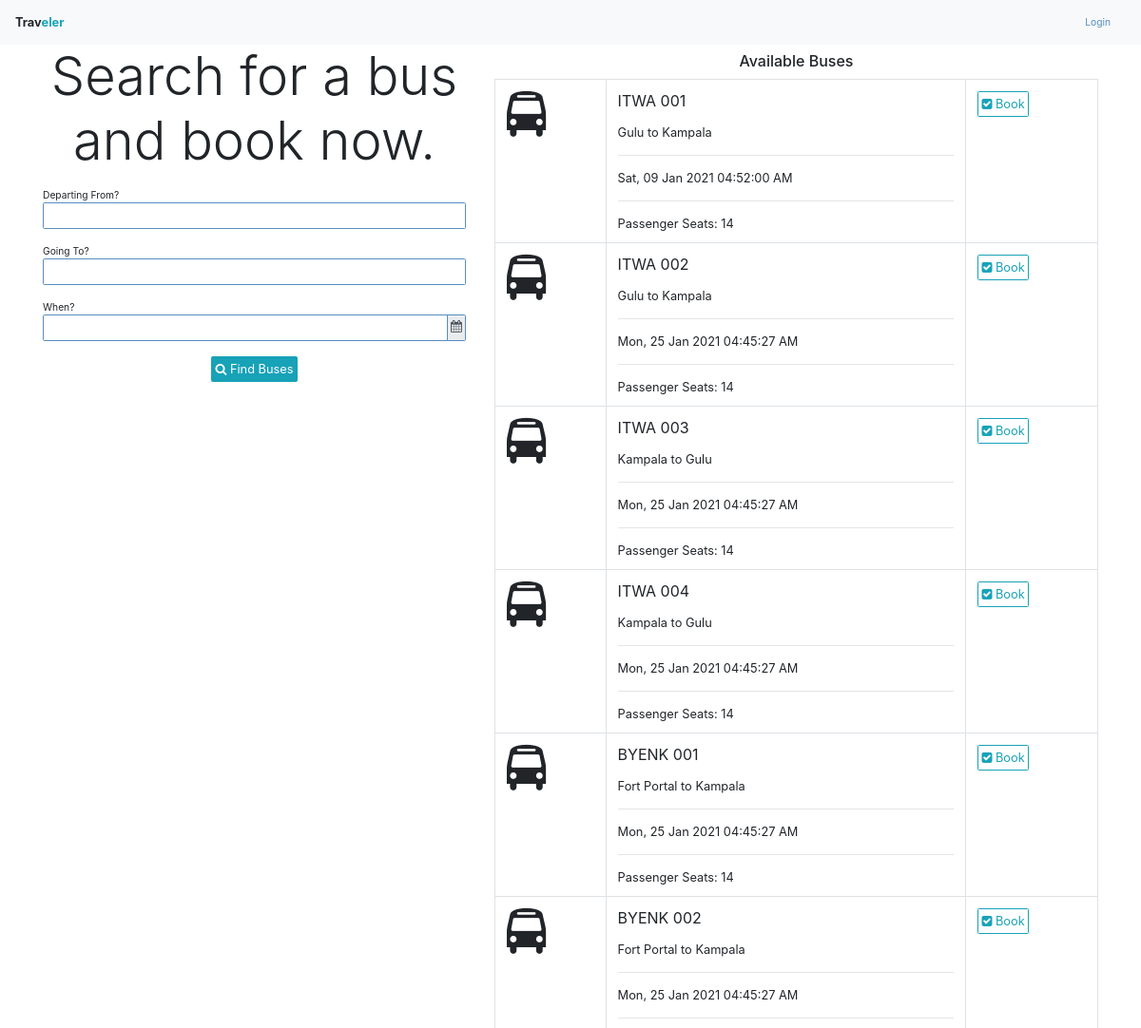
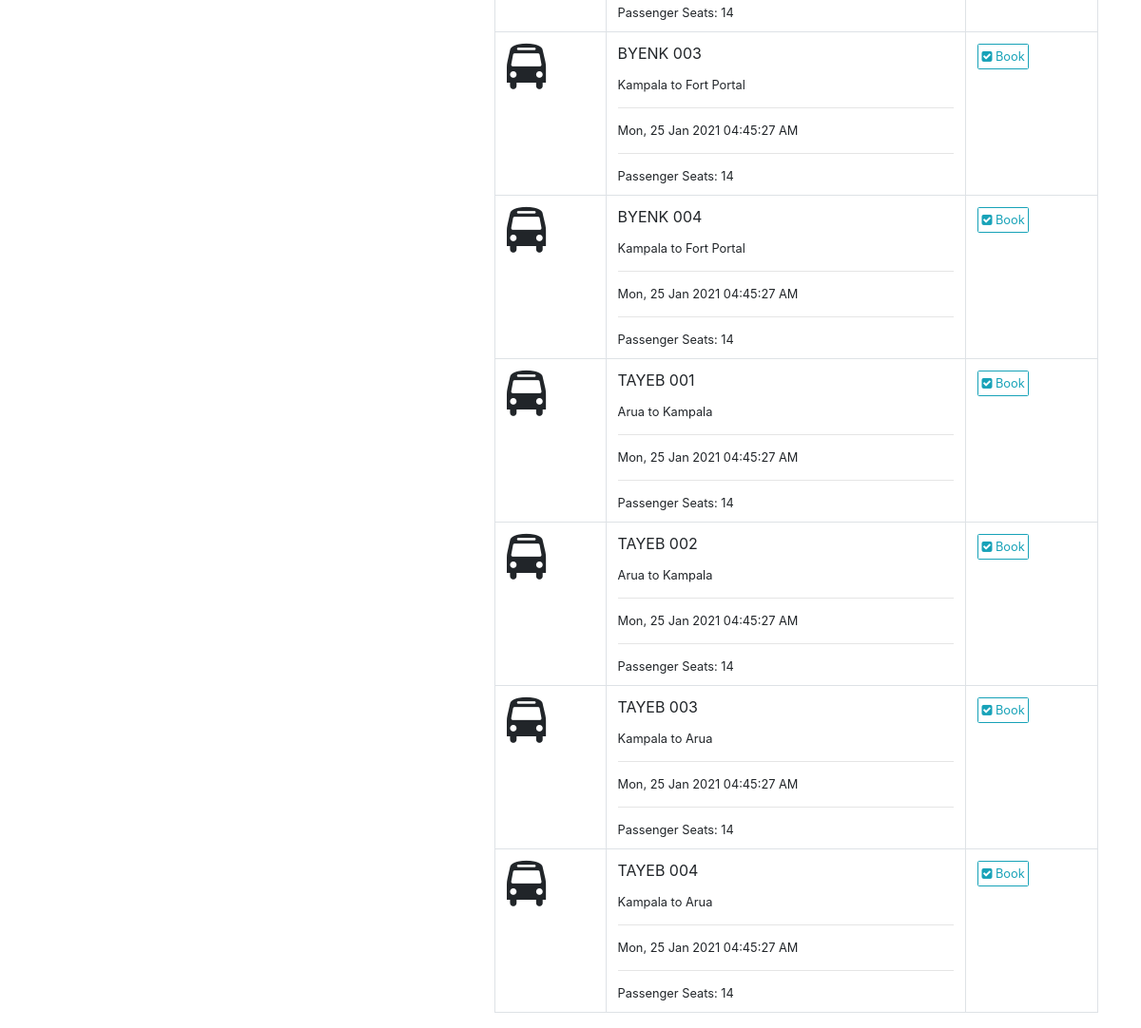
The page /bus/search on the database as committed earlier (2 pictures, top to bottom).
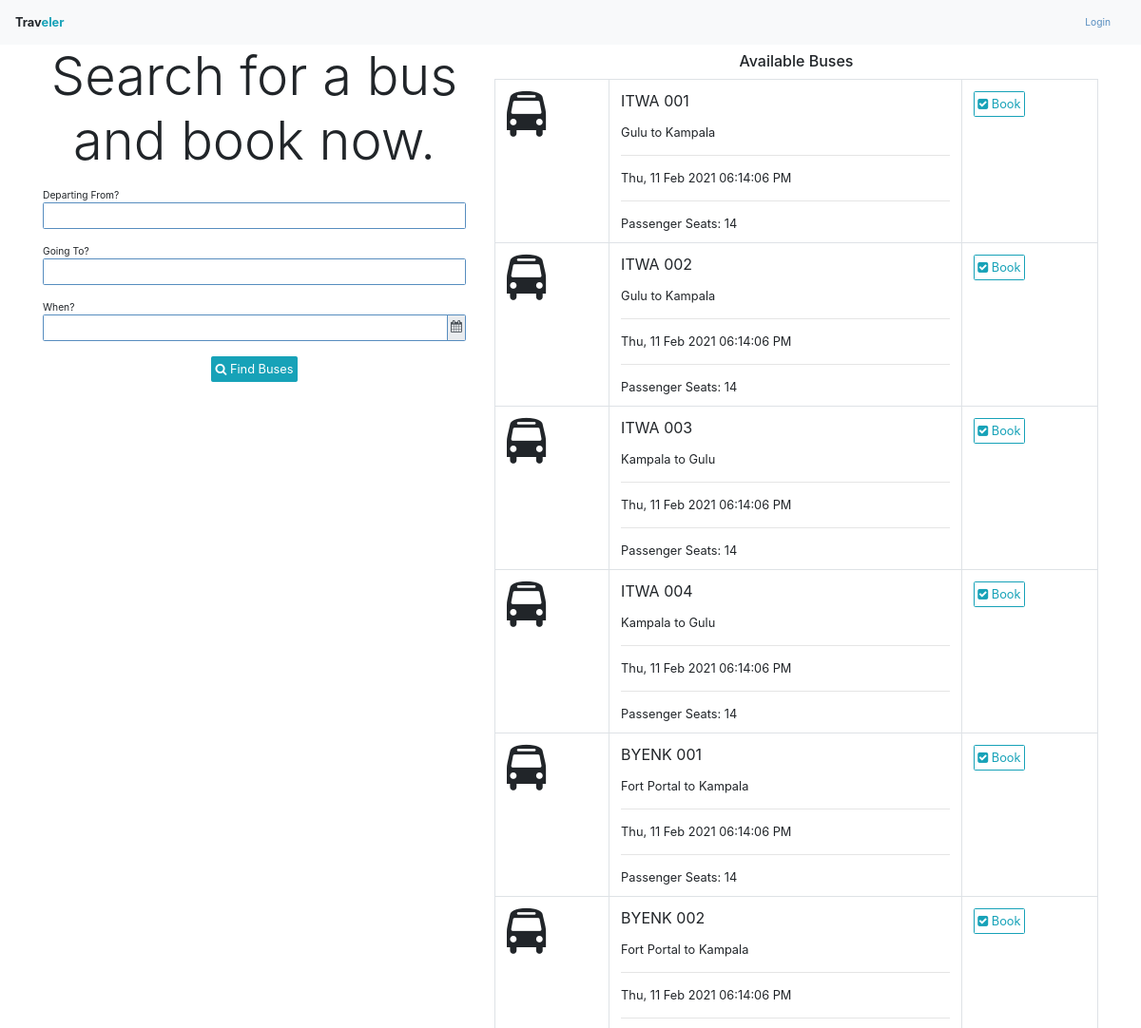
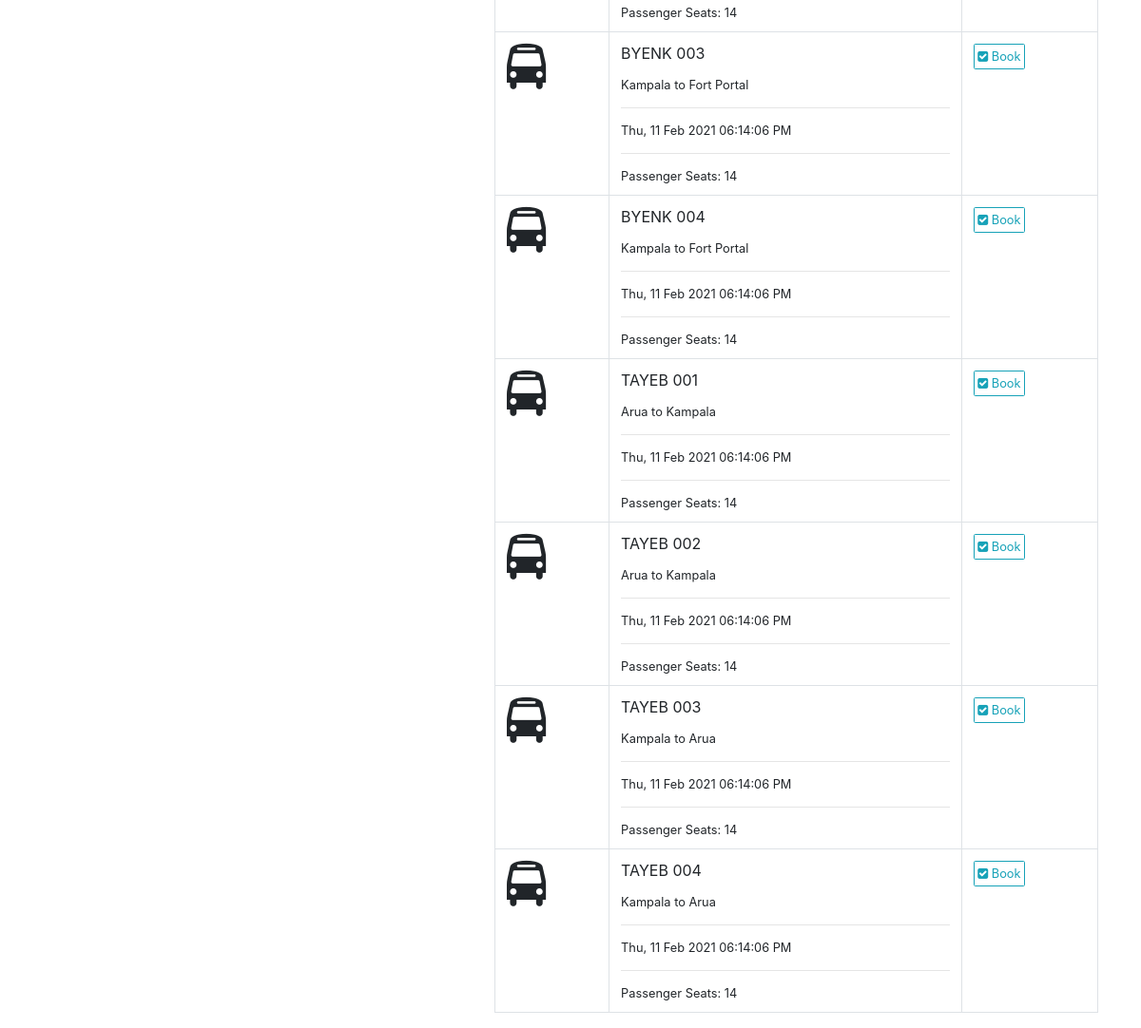
The same page on the database as committed later (2 pictures, top to bottom).
### app/models/models.py (models this page shows, shortened)
class Bus(db.Model):
    id = db.Column(db.Integer, primary_key=True)
    number = db.Column(db.String(16))
    columns = db.Column(db.Integer)
    rows = db.Column(db.Integer)
    broadcast = db.Column(db.Boolean)
    departure_time = db.Column(db.DateTime)
    schedule_cancelled_reason = db.Column(db.String(1024))
    booking_deadline = db.Column(db.DateTime)
    free_bus_time = db.Column(db.DateTime)
    branch_id = db.Column(db.Integer, db.ForeignKey("branch.id"))
    company_id = db.Column(db.Integer, db.ForeignKey("company.id"))
    status_id = db.Column(db.Integer, db.ForeignKey("status.id"))
    journey_id = db.Column(db.Integer, db.ForeignKey("journey.id"))
    grids = db.relationship("Grid", backref="bus", cascade="delete", lazy="dynamic")
    bookings = db.relationship("Booking", backref="bus")
    payments = db.relationship("Payment", backref="bus")
    def seats(self):
        return list(filter(lambda grid:grid.grid_type==1, self.grids))

class Journey(db.Model):
    id = db.Column(db.Integer, primary_key=True)
    from_ = db.Column(db.String(64))
    to = db.Column(db.String(64))
    distance = db.Column(db.Float)
    duration = db.Column(db.Float)
    branch_id = db.Column(db.Integer, db.ForeignKey("branch.id"))
    buses = db.relationship("Bus", backref="journey")
    pickups = db.relationship("Pickup", backref="journey")
    pricings = db.relationship("Pricing", backref="journey")
    payments = db.relationship("Payment", backref="journey")
    def __str__(self):
        return f"{self.from_} to {self.to}"

### app/WEB/views/bus.py (the view)
@bus_bp.route("/search", methods=["GET"])
def search_buses():
	search_buses_form = SearchBusesForm(request.args)
	from_ = None
	to = None
	departure_time = None
	if search_buses_form.validate():
		data = search_buses_form.data
		from_ = data.get("from_")
		to = data.get("to")
		departure_time = data.get("departure_time")
	buses = find_buses(from_=from_, to=to, departure_time=departure_time)
	if departure_time:
		search_buses_form.departure_time.data = departure_time.strftime(app.config.get("TIME_FORMAT"))
	template = "index/search-buses-results.html"
	if current_user.is_authenticated:
		template = "bus/passenger-buses.html"
	return render_template(template, buses=buses, search_buses_form=search_buses_form)

### app/WEB/forms/bus.py (shortened to what this page needs)
class SearchBusesForm(FlaskForm):
	UTC_offset = StringField(widget=HiddenInput())
	from_ = StringField("Departing From?", validators=[])
	to = StringField("Going To?", validators=[])
	departure_time = StringField("When?", validators=[])
	submit = SubmitField('Find Bus')
	def __init__(self, *args, **kwargs):
		super().__init__(*args, **kwargs)
		self.datetime_format = app.config.get("TIME_FORMAT")
	def validate_departure_time(form, field):
		departure_time = field.data

### app/WEB/context_processors.py (called while the page is built)
@app.context_processor
def application():
	return  {
		"HOST": app.config.get("HOST_ADDRESS")
	}

@app.context_processor
def company():
	context = dict()
	if current_user.is_authenticated:
		context["profile"] = current_user.profile
		branch = current_user.profile.branch
		if branch:
			context["branch"] = branch
			context["company"] = branch.company
	return context

### app/WEB/template_filters.py (called while the page is built)
def datetimeformat(value, format='%H:%M / %d-%m-%Y'):
	if isinstance(value, datetime):
		return value.strftime(format)

### app/helpers/datetimes.py (called while the page is built)
def now():
	return datetime.datetime.now().astimezone(timezone)

### app/templates/index/search-buses-results.html
{% extends 'index/home-base.html' %}
{% block content %}
<div class="container">
	<div class="row">
		<div class="col-md-5">
			{% include 'index/search-buses-form.html' %}
		</div>
		<div class="col-md-7">
			{% include 'index/available-buses.html' %}
		</div>
	</div>
</div>
{% endblock %}

### app/templates/index/available-buses.html
<h5 class="p-2 m-0 text-center">Available Buses</h5>
<table class="table table-responsive-sm border">
    <tbody>
        {% for bus in buses %}
            <tr>
                <td>
                	<span class="fa fa-bus fa-3x"></span>
                </td>
                <td class="border m-auto">
                    <p>{{bus.number}}</p>
                    <small>{{bus.journey}}</small>
                    <hr>
                    <small>{{bus.departure_time|datetimeformat('%a, %d %b %Y %r')}}</small>
                    <hr>
                    <small>Passenger Seats: {{bus.seats()|length}} </small>
                </td>
                <td><a href="{{url_for('bus.get_passenger_bus', bus_id=bus.id)}}" class='btn btn-outline-info'><span class="fa fa-check-square"></span> Book</a></td>
            </tr>
        {% else %}
            <div class="container" align="center">
                <p class="display-5 text-muted p-2">No Buses Available!</p>
            </div>
        {% endfor %}
    </tbody>
</table>

Rows that differ between the two databases and show on the page:
changed Bus "ITWA 001": departure_time "Sat, 09 Jan 2021 04:52:00 AM" → "Thu, 11 Feb 2021 06:14:06 PM"
changed Bus "ITWA 002": departure_time "Mon, 25 Jan 2021 04:45:27 AM" → "Thu, 11 Feb 2021 06:14:06 PM"
changed Bus "ITWA 003": departure_time "Mon, 25 Jan 2021 04:45:27 AM" → "Thu, 11 Feb 2021 06:14:06 PM"
changed Bus "ITWA 004": departure_time "Mon, 25 Jan 2021 04:45:27 AM" → "Thu, 11 Feb 2021 06:14:06 PM"
changed Bus "BYENK 001": departure_time "Mon, 25 Jan 2021 04:45:27 AM" → "Thu, 11 Feb 2021 06:14:06 PM"
changed Bus "BYENK 002": departure_time "Mon, 25 Jan 2021 04:45:27 AM" → "Thu, 11 Feb 2021 06:14:06 PM"
changed Bus "BYENK 003": departure_time "Mon, 25 Jan 2021 04:45:27 AM" → "Thu, 11 Feb 2021 06:14:06 PM"
changed Bus "BYENK 004": departure_time "Mon, 25 Jan 2021 04:45:27 AM" → "Thu, 11 Feb 2021 06:14:06 PM"
changed Bus "TAYEB 001": departure_time "Mon, 25 Jan 2021 04:45:27 AM" → "Thu, 11 Feb 2021 06:14:06 PM"
changed Bus "TAYEB 002": departure_time "Mon, 25 Jan 2021 04:45:27 AM" → "Thu, 11 Feb 2021 06:14:06 PM"
changed Bus "TAYEB 003": departure_time "Mon, 25 Jan 2021 04:45:27 AM" → "Thu, 11 Feb 2021 06:14:06 PM"
changed Bus "TAYEB 004": departure_time "Mon, 25 Jan 2021 04:45:27 AM" → "Thu, 11 Feb 2021 06:14:06 PM"
